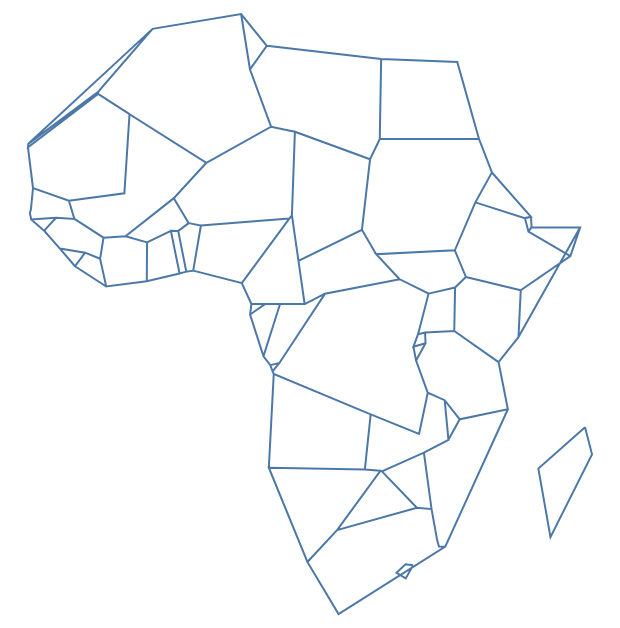

Vega-Lite specification for this chart:
### Vega-Lite specification from a JSON file in a GitHub repository (floating-point values rounded to 4 significant figures; data arrays with more than 128 entries replaced by an {"elided": "..."} marker saying what was removed)
{"background": "transparent", "view": {"fill": "transparent"}, "config": {"view": {"continuousWidth": 400, "continuousHeight": 300}}, "data": {"name": "data-f811bdd03136dc17114694f57567476a", "format": {"mesh": "data", "type": "topojson"}}, "mark": {"type": "geoshape", "filled": false}, "projection": {"reflectY": true, "type": "identity"}, "width": 300, "$schema": "https://vega.github.io/schema/vega-lite/v4.8.1.json", "datasets": {"data-f811bdd03136dc17114694f57567476a": {"type": "Topology", "objects": {"data": {"geometries": [{"id": "1", "type": "Polygon", "properties": {"continent": "Africa", "gdp_md_est": 150600, "iso_a3": "TZA", "name": "Tanzania", "pop_est": 53950935}, "bbox": [29.34, -11.72, 40.32, -0.95], "arcs": [[-6, 0, -84, -82, -77, -3, -100, -140, -137]]}, {"id": "2", "type": "Polygon", "properties": {"continent": "Africa", "gdp_md_est": 906.5, "iso_a3": "ESH", "name": "W. Sahara", "pop_est": 603253}, "bbox": [-17.06, 21.0, -8.665, 27.66], "arcs": [[-106, -22, 1, -115]]}, {"id": "11", "type": "Polygon", "properties": {"continent": "Africa", "gdp_md_est": 66010, "iso_a3": "COD", "name": "Dem. Rep. Congo", "pop_est": 83301151}, "bbox": [12.18, -13.26, 31.17, 5.256], "arcs": [[2, -81, -96, 3, -93, -67, -63, -144, -138, -142, -101]]}, {"id": "12", "type": "Polygon", "properties": {"continent": "Africa", "gdp_md_est": 4719, "iso_a3": "SOM", "name": "Somalia", "pop_est": 7531386}, "bbox": [40.98, -1.683, 51.13, 12.02], "arcs": [[-7, -126, -133, 4]]}, {"id": "13", "type": "Polygon", "properties": {"continent": "Africa", "gdp_md_est": 152700, "iso_a3": "KEN", "name": "Kenya", "pop_est": 47615739}, "bbox": [33.89, -4.677, 41.86, 5.506], "arcs": [[5, -139, -148, -127, 6, 7]]}, {"id": "14", "type": "Polygon", "properties": {"continent": "Africa", "gdp_md_est": 176300, "iso_a3": "SDN", "name": "Sudan", "pop_est": 37345935}, "bbox": [21.94, 8.229, 38.41, 22], "arcs": [[-66, -10, -119, -117, 8, -112, -128, -146]]}, {"id": "15", "type": "Polygon", "properties": {"continent": "Africa", "gdp_md_est": 30590, "iso_a3": "TCD", "name": "Chad", "pop_est": 12075985}, "bbox": [13.54, 7.422, 23.89, 23.41], "arcs": [[9, -65, -33, -27, -120]]}, {"id": "25", "type": "Polygon", "properties": {"continent": "Africa", "gdp_md_est": 739100, "iso_a3": "ZAF", "name": "South Africa", "pop_est": 54841552}, "bbox": [16.34, -34.82, 32.83, -22.09], "arcs": [[-16, -14, -13, -87, -91, -86, 10], [11]]}, {"id": "26", "type": "Polygon", "properties": {"continent": "Africa", "gdp_md_est": 6019, "iso_a3": "LSO", "name": "Lesotho", "pop_est": 1958042}, "bbox": [27.0, -30.65, 29.33, -28.65], "arcs": [[11]]}, {"id": "48", "type": "Polygon", "properties": {"continent": "Africa", "gdp_md_est": 28330, "iso_a3": "ZWE", "name": "Zimbabwe", "pop_est": 13805084}, "bbox": [25.26, -22.27, 32.85, -15.51], "arcs": [[12, -15, -78, -88]]}, {"id": "49", "type": "Polygon", "properties": {"continent": "Africa", "gdp_md_est": 35900, "iso_a3": "BWA", "name": "Botswana", "pop_est": 2214858}, "bbox": [19.9, -26.83, 29.43, -17.66], "arcs": [[13, -18, -79, 14]]}, {"id": "50", "type": "Polygon", "properties": {"continent": "Africa", "gdp_md_est": 25990, "iso_a3": "NAM", "name": "Namibia", "pop_est": 2484780}, "bbox": [11.73, -29.05, 25.08, -16.94], "arcs": [[15, 16, -98, -80, 17]]}, {"id": "51", "type": "Polygon", "properties": {"continent": "Africa", "gdp_md_est": 39720, "iso_a3": "SEN", "name": "Senegal", "pop_est": 14668522}, "bbox": [-17.63, 12.33, -11.47, 16.6], "arcs": [[18, -24, -21, -44, -48, 19, -103]]}, {"id": "52", "type": "Polygon", "properties": {"continent": "Africa", "gdp_md_est": 38090, "iso_a3": "MLI", "name": "Mali", "pop_est": 17885245}, "bbox": [-12.17, 10.1, 4.27, 24.97], "arcs": [[20, -23, -110, -29, -57, -41, -45]]}, {"id": "53", "type": "Polygon", "properties": {"continent": "Africa", "gdp_md_est": 16710, "iso_a3": "MRT", "name": "Mauritania", "pop_est": 3758571}, "bbox": [-17.06, 14.62, -4.923, 27.4], "arcs": [[21, -111, 22, 23, 24]]}, {"id": "54", "type": "Polygon", "properties": {"continent": "Africa", "gdp_md_est": 24310, "iso_a3": "BEN", "name": "Benin", "pop_est": 11038805}, "bbox": [0.7723, 6.142, 3.797, 12.24], "arcs": [[25, -37, -59, -28, -30]]}, {"id": "55", "type": "Polygon", "properties": {"continent": "Africa", "gdp_md_est": 20150, "iso_a3": "NER", "name": "Niger", "pop_est": 19245344}, "bbox": [0.2956, 11.66, 15.9, 23.47], "arcs": [[26, -36, -31, 27, -58, 28, -109, -121]]}, {"id": "56", "type": "Polygon", "properties": {"continent": "Africa", "gdp_md_est": 1089000, "iso_a3": "NGA", "name": "Nigeria", "pop_est": 190632261}, "bbox": [2.692, 4.241, 14.58, 13.87], "arcs": [[29, 30, -35, 31]]}, {"id": "57", "type": "Polygon", "properties": {"continent": "Africa", "gdp_md_est": 77240, "iso_a3": "CMR", "name": "Cameroon", "pop_est": 24994885}, "bbox": [8.489, 1.728, 16.01, 12.86], "arcs": [[32, -64, -69, -71, -74, 33, 34, 35]]}, {"id": "58", "type": "Polygon", "properties": {"continent": "Africa", "gdp_md_est": 11610, "iso_a3": "TGO", "name": "Togo", "pop_est": 7965055}, "bbox": [-0.04978, 5.929, 1.865, 11.02], "arcs": [[36, 37, -39, -60]]}, {"id": "59", "type": "Polygon", "properties": {"continent": "Africa", "gdp_md_est": 120800, "iso_a3": "GHA", "name": "Ghana", "pop_est": 27499924}, "bbox": [-3.244, 4.71, 1.06, 11.1], "arcs": [[38, 39, -42, -61]]}, {"id": "60", "type": "Polygon", "properties": {"continent": "Africa", "gdp_md_est": 87120, "iso_a3": "CIV", "name": "Côte d'Ivoire", "pop_est": 24184810}, "bbox": [-8.603, 4.338, -2.562, 10.52], "arcs": [[40, -62, 41, 42, -51, -46]]}, {"id": "61", "type": "Polygon", "properties": {"continent": "Africa", "gdp_md_est": 16080, "iso_a3": "GIN", "name": "Guinea", "pop_est": 12413867}, "bbox": [-15.13, 7.309, -7.832, 12.59], "arcs": [[43, 44, 45, -53, -54, 46, -49]]}, {"id": "62", "type": "Polygon", "properties": {"continent": "Africa", "gdp_md_est": 2851, "iso_a3": "GNB", "name": "Guinea-Bissau", "pop_est": 1792338}, "bbox": [-16.68, 11.04, -13.7, 12.63], "arcs": [[47, 48, 49]]}, {"id": "63", "type": "Polygon", "properties": {"continent": "Africa", "gdp_md_est": 3881, "iso_a3": "LBR", "name": "Liberia", "pop_est": 4689021}, "bbox": [-11.44, 4.356, -7.54, 8.541], "arcs": [[50, 51, -55, 52]]}, {"id": "64", "type": "Polygon", "properties": {"continent": "Africa", "gdp_md_est": 10640, "iso_a3": "SLE", "name": "Sierra Leone", "pop_est": 6163195}, "bbox": [-13.25, 6.786, -10.23, 10.05], "arcs": [[53, 54, 55]]}, {"id": "65", "type": "Polygon", "properties": {"continent": "Africa", "gdp_md_est": 32990, "iso_a3": "BFA", "name": "Burkina Faso", "pop_est": 20107509}, "bbox": [-5.471, 9.611, 2.177, 15.12], "arcs": [[56, 57, 58, 59, 60, 61]]}, {"id": "66", "type": "Polygon", "properties": {"continent": "Africa", "gdp_md_est": 3206, "iso_a3": "CAF", "name": "Central African Rep.", "pop_est": 5625118}, "bbox": [14.46, 2.268, 27.37, 11.14], "arcs": [[62, -70, 63, 64, 65, -145]]}, {"id": "67", "type": "Polygon", "properties": {"continent": "Africa", "gdp_md_est": 30270, "iso_a3": "COG", "name": "Congo", "pop_est": 4954674}, "bbox": [11.09, -5.038, 18.45, 3.728], "arcs": [[66, -95, 67, -72, 68, 69]]}, {"id": "68", "type": "Polygon", "properties": {"continent": "Africa", "gdp_md_est": 35980, "iso_a3": "GAB", "name": "Gabon", "pop_est": 1772255}, "bbox": [8.798, -3.979, 14.43, 2.327], "arcs": [[70, 71, 72, -75]]}, {"id": "69", "type": "Polygon", "properties": {"continent": "Africa", "gdp_md_est": 31770, "iso_a3": "GNQ", "name": "Eq. Guinea", "pop_est": 778358}, "bbox": [9.306, 1.01, 11.29, 2.284], "arcs": [[73, 74, 75]]}, {"id": "70", "type": "Polygon", "properties": {"continent": "Africa", "gdp_md_est": 65170, "iso_a3": "ZMB", "name": "Zambia", "pop_est": 15972000}, "bbox": [21.89, -17.96, 33.49, -8.238], "arcs": [[76, -83, -89, 77, 78, 79, -97, 80]]}, {"id": "71", "type": "Polygon", "properties": {"continent": "Africa", "gdp_md_est": 21200, "iso_a3": "MWI", "name": "Malawi", "pop_est": 19196246}, "bbox": [32.69, -16.8, 35.77, -9.231], "arcs": [[81, -90, 82]]}, {"id": "72", "type": "Polygon", "properties": {"continent": "Africa", "gdp_md_est": 35010, "iso_a3": "MOZ", "name": "Mozambique", "pop_est": 26573706}, "bbox": [30.18, -26.74, 40.78, -10.32], "arcs": [[83, 84, 85, -92, 86, 87, 88, 89]]}, {"id": "73", "type": "Polygon", "properties": {"continent": "Africa", "gdp_md_est": 11060, "iso_a3": "SWZ", "name": "eSwatini", "pop_est": 1467152}, "bbox": [30.68, -27.29, 32.07, -25.66], "arcs": [[90, 91]]}, {"id": "74", "type": "MultiPolygon", "properties": {"continent": "Africa", "gdp_md_est": 189000, "iso_a3": "AGO", "name": "Angola", "pop_est": 29310273}, "bbox": [11.64, -17.93, 24.08, -4.438], "arcs": [[[92, 93, 94]], [[95, 96, 97, 98]]]}, {"id": "75", "type": "Polygon", "properties": {"continent": "Africa", "gdp_md_est": 7892, "iso_a3": "BDI", "name": "Burundi", "pop_est": 11466756}, "bbox": [29.02, -4.5, 30.75, -2.348], "arcs": [[99, 100, -141]]}, {"id": "78", "type": "Polygon", "properties": {"continent": "Africa", "gdp_md_est": 36860, "iso_a3": "MDG", "name": "Madagascar", "pop_est": 25054161}, "bbox": [43.25, -25.6, 50.48, -12.04], "arcs": [[101]]}, {"id": "80", "type": "Polygon", "properties": {"continent": "Africa", "gdp_md_est": 3387, "iso_a3": "GMB", "name": "Gambia", "pop_est": 2051363}, "bbox": [-16.84, 13.13, -13.84, 13.88], "arcs": [[102, 103]]}, {"id": "81", "type": "Polygon", "properties": {"continent": "Africa", "gdp_md_est": 130800, "iso_a3": "TUN", "name": "Tunisia", "pop_est": 11403800}, "bbox": [7.524, 30.31, 11.49, 37.35], "arcs": [[-108, 104, -123]]}, {"id": "82", "type": "Polygon", "properties": {"continent": "Africa", "gdp_md_est": 609400, "iso_a3": "DZA", "name": "Algeria", "pop_est": 40969443}, "bbox": [-8.684, 19.06, 12.0, 37.12], "arcs": [[105, -114, 106, 107, -122, 108, 109, 110]]}, {"id": "154", "type": "Polygon", "properties": {"continent": "Africa", "gdp_md_est": 9169, "iso_a3": "ERI", "name": "Eritrea", "pop_est": 5918919}, "bbox": [36.32, 12.46, 43.08, 18.0], "arcs": [[111, 112, -130, -129]]}, {"id": "162", "type": "Polygon", "properties": {"continent": "Africa", "gdp_md_est": 282800, "iso_a3": "MAR", "name": "Morocco", "pop_est": 33986655}, "bbox": [-17.02, 21.42, -1.125, 35.76], "arcs": [[113, 114, 115]]}, {"id": "163", "type": "Polygon", "properties": {"continent": "Africa", "gdp_md_est": 1105000, "iso_a3": "EGY", "name": "Egypt", "pop_est": 97041072}, "bbox": [24.7, 22, 36.87, 31.59], "arcs": [[116, -125, 117]]}, {"id": "164", "type": "Polygon", "properties": {"continent": "Africa", "gdp_md_est": 90890, "iso_a3": "LBY", "name": "Libya", "pop_est": 6653210}, "bbox": [9.319, 19.58, 25.16, 33.14], "arcs": [[118, 119, 120, 121, 122, 123, 124]]}, {"id": "165", "type": "Polygon", "properties": {"continent": "Africa", "gdp_md_est": 174700, "iso_a3": "ETH", "name": "Ethiopia", "pop_est": 105350020}, "bbox": [32.95, 3.422, 47.79, 14.96], "arcs": [[125, 126, -147, 127, 128, -132, -134]]}, {"id": "166", "type": "Polygon", "properties": {"continent": "Africa", "gdp_md_est": 3345, "iso_a3": "DJI", "name": "Djibouti", "pop_est": 865267}, "bbox": [41.66, 10.93, 43.32, 12.7], "arcs": [[129, 130, -135, 131]]}, {"id": "167", "type": "Polygon", "properties": {"continent": "Africa", "gdp_md_est": 12250, "iso_a3": "-99", "name": "Somaliland", "pop_est": 3500000}, "bbox": [42.56, 7.997, 48.95, 11.46], "arcs": [[132, 133, 134, 135]]}, {"id": "168", "type": "Polygon", "properties": {"continent": "Africa", "gdp_md_est": 84930, "iso_a3": "UGA", "name": "Uganda", "pop_est": 39570125}, "bbox": [29.58, -1.443, 35.04, 4.25], "arcs": [[136, -143, 137, -149, 138]]}, {"id": "169", "type": "Polygon", "properties": {"continent": "Africa", "gdp_md_est": 21970, "iso_a3": "RWA", "name": "Rwanda", "pop_est": 11901484}, "bbox": [29.02, -2.918, 30.82, -1.135], "arcs": [[139, 140, 141, 142]]}, {"id": "176", "type": "Polygon", "properties": {"continent": "Africa", "gdp_md_est": 20880, "iso_a3": "SSD", "name": "S. Sudan", "pop_est": 13026129}, "bbox": [23.89, 3.509, 35.3, 12.25], "arcs": [[143, 144, 145, 146, 147, 148]]}], "type": "GeometryCollection"}}, "bbox": [-17.63, -34.82, 51.13, 37.35], "transform": {"scale": [6.876e-05, 7.217e-05], "translate": [-17.63, -34.82]}, "arcs": {"elided": "149 rows, 616 int values in total"}}}}
